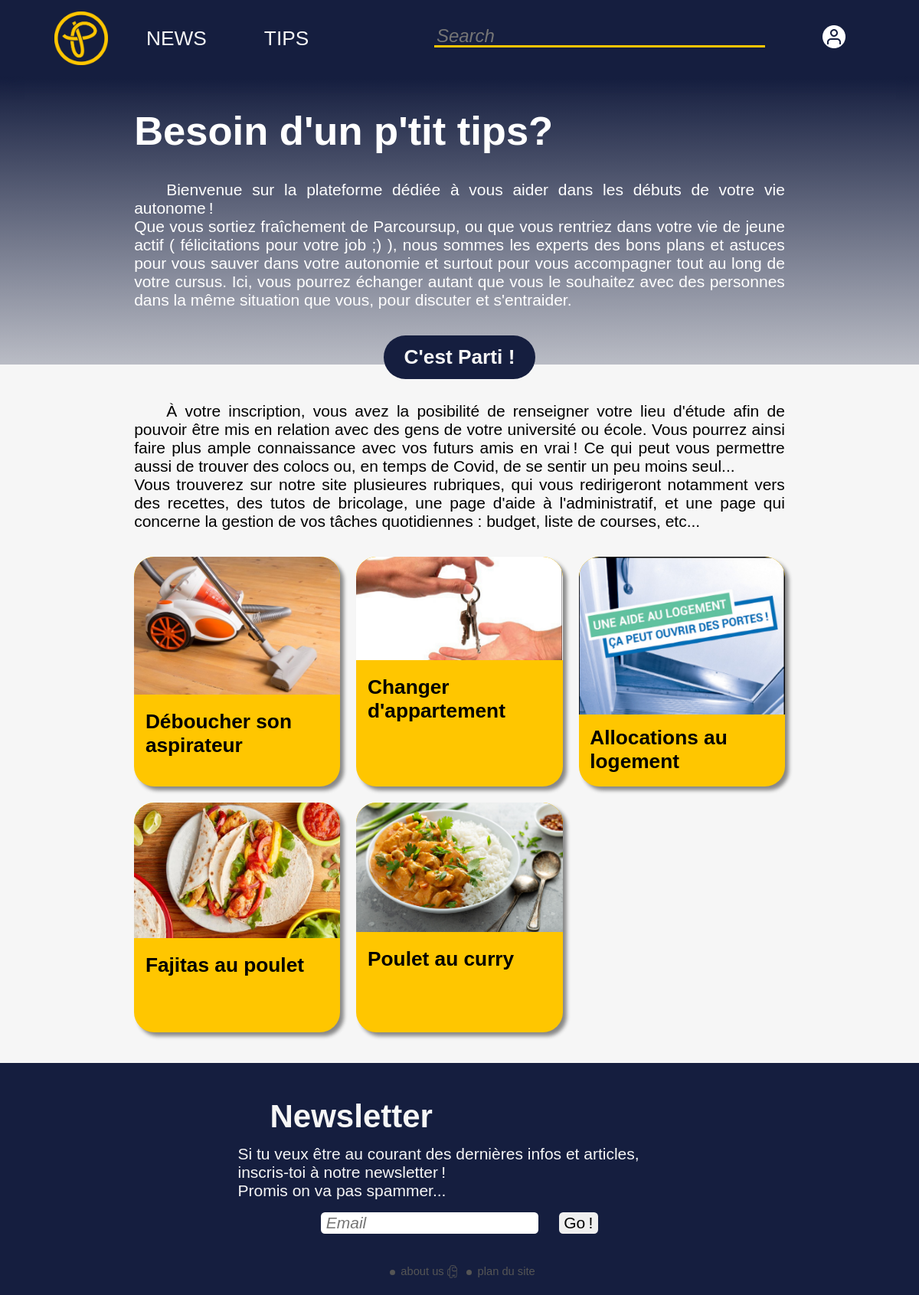
The page / on the database its author committed.
### tables this page shows
CREATE TABLE `article` (
  `idArticle` int(11) NOT NULL,
  `titre` varchar(50) NOT NULL,
  `date` date NOT NULL,
  `auteur` varchar(50) NOT NULL,
  `type` varchar(50) NOT NULL,
  `attributs` longtext NOT NULL DEFAULT '{"tags":[],"price":0,"time":0,"diff":0}',
  `contenu` longtext NOT NULL DEFAULT '{"1":""}',
  `medias` mediumtext NOT NULL DEFAULT '{"cover":""}'
);

### index.php (the view, shortened to what this page needs)
<?php
$keys=file_get_contents("./keys.json",true);
$dbAcess=json_decode($keys,true)["databaseAcess"];
$mysqli=new mysqli("localhost",$dbAcess["username"],$dbAcess["password"],"ptitips");
$mysqli->set_charset('utf8mb4');
$result=$mysqli->query("SELECT `idArticle`, `titre`, `medias` FROM `article` ORDER BY `date` LIMIT 6;");
if($result!=false and $result->num_rows>0){
    $articles=array();
    while($row=$result->fetch_assoc()){
        array_push($articles,$row);
    };
}else{
    $articles=[];
};
?>
<!DOCTYPE html>
<html lang='fr'>
    <head>
        <link rel='stylesheet' href='style.css'/>
    </head>
    <body><div class="content gradient">
        <header>
            <nav class="nav nav--left">
                <a class="nav-item nav-item--logo" href="/">
                    <img class="logo" src="favicons/logo.png" height=70 alt="Ptitips"/>
                </a>
                <a class="nav-item nav-item--text" href="test.html">NEWS</a>
                <div class="nav-item" id="tips">
                    <a class="nav-item nav-item--text" href="search">TIPS</a>
                </div>
            </nav>
            <nav class="nav nav--right">
                <div class="nav-item" id="usericon">
                    <?php
                    if(isset($_SESSION['logged']) && $_SESSION['logged'] ){
                        echo "<a class =\"nav-item nav-item--logo\" href=\"profile.php\"><img src=\"favicons/userw.png\" alt=\"Profil\"/></a>";
                        echo "<ul class=\"nav-item__dropdown\" id=\"usericonhover\">";
                        echo "<li><a href=\"profile.php\">Profil</a></li>";
                        echo "<li><a href=\"disconnect.php\">Déconnexion</a></li>";
                        echo "</ul>";
                    }else{
                        echo "<a class =\"nav-item nav-item--logo\" href=\"register.php\"><img src=\"favicons/userw.png\" alt=\"Inscription\"/></a>";
                    }
                    ?>
                </div>
                <form class="nav-item nav-item--searchbar" action="#" method="GET" name="searchbar">
                    <input type="text" id="searchbar" name="search" placeholder="Search"/>
                </form>
            </nav>
        </header>
        <main>
            <div class="content-item content-item--white">
                <h1>Besoin d'un p'tit tips?</h1>
            </div>
            <div class="content-item content-item--white">
                <p>Bienvenue sur la plateforme dédiée à vous aider dans les débuts de votre vie autonome&#8239;!<br/>
                Que vous sortiez fraîchement de Parcoursup, ou que vous rentriez dans votre vie de jeune actif
                (&nbsp;félicitations pour votre job ;)&nbsp;), nous sommes les experts des bons plans et astuces
                pour vous sauver dans votre autonomie et surtout pour vous accompagner tout au long de votre
                cursus. Ici, vous pourrez échanger autant que vous le souhaitez avec des personnes dans la
                même situation que vous, pour discuter et s'entraider.</p>
            </div>
            <div class="content-item">
                <button class="button--big" onclick="window.location.href='register.php';">C'est Parti !</button>
            </div>
            <div class="content-item">
                <p>&Agrave; votre inscription, vous avez la posibilité de renseigner votre lieu d'étude afin
                de pouvoir être mis en relation avec des gens de votre université ou école. Vous pourrez
                ainsi faire plus ample connaissance avec vos futurs amis en vrai&#8239;! Ce qui peut vous
                permettre aussi de trouver des colocs ou, en temps de Covid, de se sentir un peu moins seul...<br/>
                Vous trouverez sur notre site plusieures rubriques, qui vous redirigeront notamment vers
                des recettes, des tutos de bricolage, une page d'aide à l'administratif, et une page qui
                concerne la gestion de vos tâches quotidiennes : budget, liste de courses, etc...</p>
            </div>
            <div class="content-item card-wrap">
                <?php
                foreach($articles as &$item){
                    echo "<a href=\"article.php?art={$item['idArticle']}\" class='card'><div>";
                    $cover=json_decode($item['medias'])->cover;
                    echo "<div class='card__img'><img src=\"images/{$cover}\" alt=\"{$item['titre']}\"/></div>";
                    echo "<div class='card__text'><h1>{$item['titre']}</h1></div></div></a>";
                }
                ?>
            </div>
        </main>
        <footer>
            <form id="newsletter" action="newsletter.php" method="POST" target="_self">
                <h2>Newsletter</h2>
                <p>Si tu veux être au courant des dernières infos et articles, inscris-toi à notre newsletter&#8239;!<br/>Promis on va pas spammer...</p>
                <div class="newsletter__email">
                    <input id="nl-email__field" type="email" name="nl-email" placeholder="Email"/>
                    <input id="nl-email__submit" type="submit" name="nl-submit" value="Go&#8239;!">
                </div>
            </form>
            <nav class="about">
                <a href="about-us.php">about us <img src="/favicons/amogus.png" height=10 alt=""/></a>
                <a href="sitemap.php">plan du site</a>
            </nav>
        </footer>
    </div></body>
</html>

### style.css (style rules this page uses)
:root { height:100%; font-size: 12px; font-family: 'Courier New', Courier, monospace; overflow-x: hidden; overflow-y: scroll; box-sizing: border-box; display: block; background-color: var(--dark-blue); --yellow:#FFC600; --dark-blue:#151E3F; --light-grey:#F6F6F6; }
html, body, div, span, applet, object, iframe, h1, h2, h3, h4, h5, h6, p, blockquote, input, pre, a, address, big, cite, code, del, em, img, strong, var, ol, ul, li, fieldset, form, label, legend, table, caption, tr, th, td, article, embed, header, main, footer, hgroup, menu, nav, output, button { margin: 0; padding: 0; border: 0; font: inherit; font-size: inherit; font-family: inherit; vertical-align: baseline; box-sizing: inherit; outline: none; }
body { font-size: 1.75rem; font-family: 'Trebuchet MS', 'Lucida Sans Unicode', 'Lucida Grande', 'Lucida Sans', Arial, sans-serif; background-color: var(--dark-blue); color: black; }
.content { background-color: var(--light-grey); position: relative; z-index: 1; }
h1 { font-size: 2.5em; color: inherit; font-weight: bold; padding-bottom: .1em; }
h2 { font-size: 1.75em; color: inherit; font-weight: bold; padding-bottom: .3em; }
p { font-size: inherit; color: inherit; padding-bottom: 0.25em; }
a { color:inherit; text-decoration: none; }
button { display: block; cursor: pointer; border-radius: 5px; padding: 3px 5px; }
input { display: inline-block; padding: .1em .3em; margin: .5em; border-radius: .25em; }
input::placeholder { font-style: italic; }
.gradient::before { content: ""; display: block; position: absolute; min-height: 376px; width: 100%; top: 100px; left: 0; z-index: -1; background: linear-gradient(180deg, #151E3F 0%, #151E3F44 100%); }
header { background-color: var(--dark-blue); position: -webkit-sticky; position: sticky;top: 0; height: 100px; margin: 0; padding: 0 1em; display: flex; flex-direction: row; justify-content: space-between; align-items: center; box-shadow: 0 0 20px var(--dark-blue); z-index: 99; }
.nav { display:flex; flex-flow: row nowrap; align-items: inherit; margin: 0 25px; align-items: center; }
.nav--left { flex: 1 1 auto; }
.nav--right { flex-direction: row-reverse; flex: 3 1 auto; }
.nav-item { position: relative; color: var(--light-grey); padding: 0 25px; }
.nav-item--text { font-size: 1.25em; }
.nav-item--logo { width: auto; height: 100%; align-items: center; font-size: 0; }
.logo { font-size:2em; color:var(--yellow); }
.nav-item--searchbar { font-size: 0; flex-grow: inherit; text-align: right; }
#searchbar { background-color: var(--dark-blue); box-sizing: border-box; margin: 0; height: 100%; width: 100%; min-width: 150px; max-width: 500px; height: 2rem; border-bottom: 3px solid var(--yellow); border-top: none; border-left: none; border-right: none; border-radius: 0; font-size: 2rem; padding: 3px; padding-bottom: 7px; color: var(--yellow); }
main { display: block; padding: 1.2em; margin: auto; max-width: 900px; }
.content-item { padding: .7em 0; text-align: justify; }
.content-item>p { text-indent: 2em; }
.content-item--white { color: white; }
.button--big { margin: auto; color:var(--light-grey); background-color:var(--dark-blue); font-size: 1.25em; font-weight: bold; border-radius: 1.25em; padding: 0.5em 1em; }
.subtitle p,button { margin-left: 1em; }
.card-wrap { display: grid; grid-template-columns: repeat(3, minmax(0, 1fr)); grid-gap: 1em; justify-content: space-evenly; }
.card>div { display: flex; flex-direction: column; border-radius: 1.25em; background-color: var(--yellow); height: 300px; max-height: 300px; box-shadow: 5px 5px 5px #888; }
.card__img { border-radius:1.25em 1.25em 0 0; overflow: hidden; flex-shrink: 3; }
.card__text { flex: none; padding: .7em; text-align: left; }
.card__img img { border-radius:1.25em 1.25em 0 0; width: 100%; height: auto; }
.card__text h1 { font-size: 1.25em; padding-left: 0; }
footer { background-color: var(--dark-blue); padding: 1em; text-align: center; }
#newsletter { margin: 25px 25%; text-align: left; }
#newsletter h2 { font-size: 2em; padding-left: 1em; color: var(--light-grey); }
#newsletter p { color: var(--light-grey); }
.newsletter__email { text-align: center; }
.about { display: inline-block; font-size: .7em; color: #555; }
.about a::before { content: ""; display: inline-block; height: .5em; width: .5em; margin: 0 .5em 0 .5em; background-color: #555; border-radius: 50%; vertical-align: middle; }
.about img { height: 1.2em; vertical-align: sub; }

### rows shown on the page
article: shows a picture, titre "Déboucher son aspirateur"
article: shows a picture, titre "Changer d'appartement"
article: shows a picture, titre "Allocations au logement"
article: shows a picture, titre "Fajitas au poulet"
article: shows a picture, titre "Poulet au curry"
